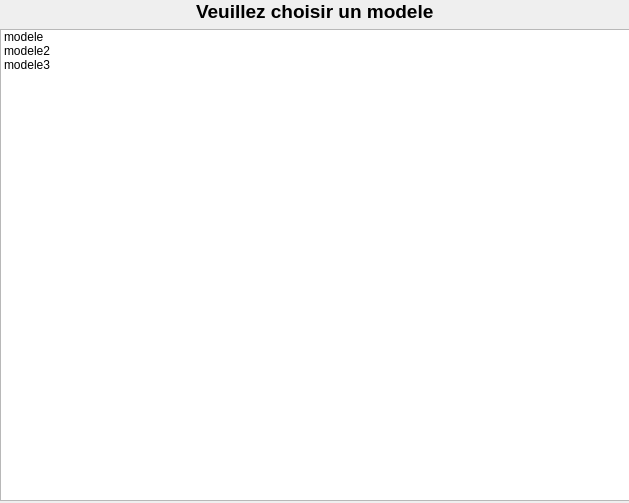
<?xml version="1.0" encoding="UTF-8"?>
<ui version="4.0">
 <class>Dialog</class>
 <widget class="QDialog" name="Dialog">
  <property name="geometry">
   <rect>
    <x>0</x>
    <y>0</y>
    <width>629</width>
    <height>503</height>
   </rect>
  </property>
  <property name="windowTitle">
   <string>Dialog</string>
  </property>
  <widget class="QWidget" name="verticalLayoutWidget">
   <property name="geometry">
    <rect>
     <x>0</x>
     <y>0</y>
     <width>631</width>
     <height>501</height>
    </rect>
   </property>
   <layout class="QVBoxLayout" name="verticalLayout_6">
    <item alignment="Qt::AlignHCenter">
     <widget class="QLabel" name="label">
      <property name="text">
       <string>&lt;html&gt;&lt;head/&gt;&lt;body&gt;&lt;p&gt;&lt;span style=&quot; font-size:14pt; font-weight:600;&quot;&gt;Veuillez choisir un modele&lt;/span&gt;&lt;/p&gt;&lt;/body&gt;&lt;/html&gt;</string>
      </property>
     </widget>
    </item>
    <item>
     <widget class="QListWidget" name="listWidget">
      <item>
       <property name="text">
        <string>modele</string>
       </property>
      </item>
      <item>
       <property name="text">
        <string>modele2</string>
       </property>
      </item>
      <item>
       <property name="text">
        <string>modele3</string>
       </property>
      </item>
     </widget>
    </item>
   </layout>
  </widget>
 </widget>
 <resources/>
 <connections/>
</ui>
